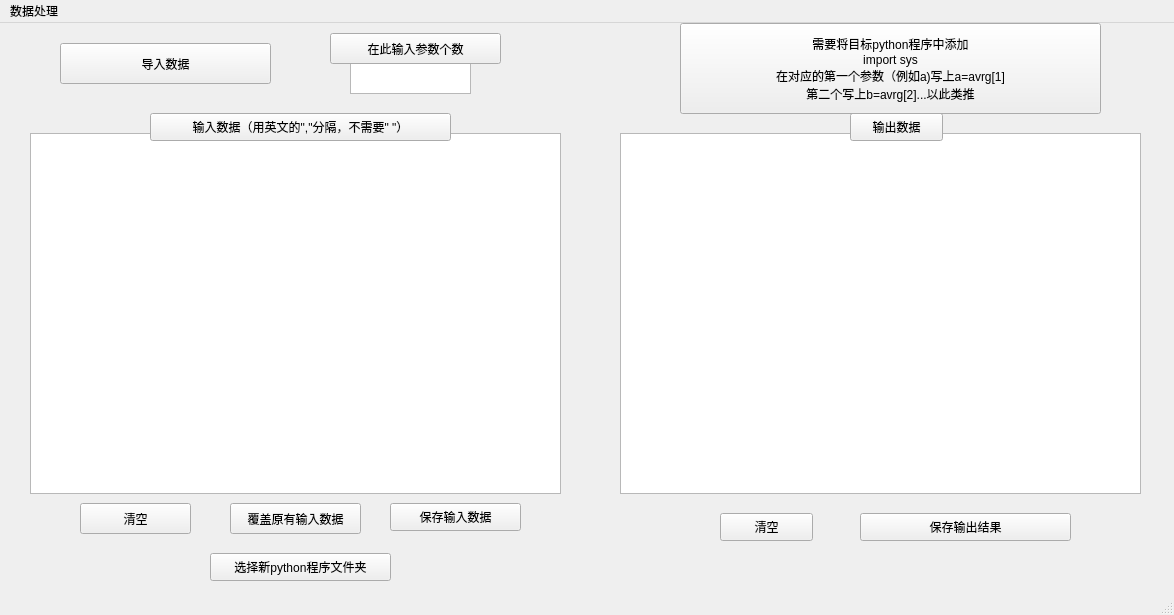
<?xml version="1.0" encoding="UTF-8"?>
<ui version="4.0">
 <class>Data</class>
 <widget class="QMainWindow" name="Data">
  <property name="geometry">
   <rect>
    <x>0</x>
    <y>0</y>
    <width>1174</width>
    <height>615</height>
   </rect>
  </property>
  <property name="windowTitle">
   <string>MainWindow</string>
  </property>
  <widget class="QWidget" name="centralwidget">
   <widget class="QPushButton" name="pushButton">
    <property name="geometry">
     <rect>
      <x>60</x>
      <y>20</y>
      <width>211</width>
      <height>41</height>
     </rect>
    </property>
    <property name="text">
     <string>导入数据</string>
    </property>
   </widget>
   <widget class="QTextEdit" name="textEdit">
    <property name="geometry">
     <rect>
      <x>30</x>
      <y>110</y>
      <width>531</width>
      <height>361</height>
     </rect>
    </property>
    <property name="html">
     <string>&lt;!DOCTYPE HTML PUBLIC &quot;-//W3C//DTD HTML 4.0//EN&quot; &quot;http://www.w3.org/TR/REC-html40/strict.dtd&quot;&gt;
&lt;html&gt;&lt;head&gt;&lt;meta name=&quot;qrichtext&quot; content=&quot;1&quot; /&gt;&lt;meta charset=&quot;utf-8&quot; /&gt;&lt;style type=&quot;text/css&quot;&gt;
p, li { white-space: pre-wrap; }
hr { height: 1px; border-width: 0; }
li.unchecked::marker { content: &quot;\2610&quot;; }
li.checked::marker { content: &quot;\2612&quot;; }
&lt;/style&gt;&lt;/head&gt;&lt;body style=&quot; font-family:'Microsoft YaHei UI'; font-size:9pt; font-weight:400; font-style:normal;&quot;&gt;
&lt;p style=&quot;-qt-paragraph-type:empty; margin-top:0px; margin-bottom:0px; margin-left:0px; margin-right:0px; -qt-block-indent:0; text-indent:0px;&quot;&gt;&lt;br /&gt;&lt;/p&gt;&lt;/body&gt;&lt;/html&gt;</string>
    </property>
   </widget>
   <widget class="QPushButton" name="pushButton_2">
    <property name="geometry">
     <rect>
      <x>80</x>
      <y>480</y>
      <width>111</width>
      <height>31</height>
     </rect>
    </property>
    <property name="text">
     <string>清空</string>
    </property>
   </widget>
   <widget class="QPushButton" name="pushButton_3">
    <property name="geometry">
     <rect>
      <x>210</x>
      <y>530</y>
      <width>181</width>
      <height>28</height>
     </rect>
    </property>
    <property name="text">
     <string>选择新python程序文件夹</string>
    </property>
   </widget>
   <widget class="QPushButton" name="pushButton_4">
    <property name="geometry">
     <rect>
      <x>230</x>
      <y>480</y>
      <width>131</width>
      <height>31</height>
     </rect>
    </property>
    <property name="text">
     <string>覆盖原有输入数据</string>
    </property>
   </widget>
   <widget class="QPushButton" name="pushButton_5">
    <property name="geometry">
     <rect>
      <x>390</x>
      <y>480</y>
      <width>131</width>
      <height>28</height>
     </rect>
    </property>
    <property name="text">
     <string>保存输入数据</string>
    </property>
   </widget>
   <widget class="QTextEdit" name="textEdit_2">
    <property name="geometry">
     <rect>
      <x>620</x>
      <y>110</y>
      <width>521</width>
      <height>361</height>
     </rect>
    </property>
   </widget>
   <widget class="QTextEdit" name="textEdit_3">
    <property name="geometry">
     <rect>
      <x>350</x>
      <y>40</y>
      <width>121</width>
      <height>31</height>
     </rect>
    </property>
   </widget>
   <widget class="QPushButton" name="pushButton_6">
    <property name="geometry">
     <rect>
      <x>860</x>
      <y>490</y>
      <width>211</width>
      <height>28</height>
     </rect>
    </property>
    <property name="text">
     <string>保存输出结果</string>
    </property>
   </widget>
   <widget class="QPushButton" name="pushButton_7">
    <property name="geometry">
     <rect>
      <x>330</x>
      <y>10</y>
      <width>171</width>
      <height>31</height>
     </rect>
    </property>
    <property name="text">
     <string>在此输入参数个数</string>
    </property>
   </widget>
   <widget class="QPushButton" name="pushButton_8">
    <property name="geometry">
     <rect>
      <x>150</x>
      <y>90</y>
      <width>301</width>
      <height>28</height>
     </rect>
    </property>
    <property name="text">
     <string>输入数据（用英文的&quot;,&quot;分隔，不需要&quot; &quot;）</string>
    </property>
   </widget>
   <widget class="QPushButton" name="pushButton_9">
    <property name="geometry">
     <rect>
      <x>850</x>
      <y>90</y>
      <width>93</width>
      <height>28</height>
     </rect>
    </property>
    <property name="text">
     <string>输出数据</string>
    </property>
   </widget>
   <widget class="QPushButton" name="pushButton_10">
    <property name="geometry">
     <rect>
      <x>720</x>
      <y>490</y>
      <width>93</width>
      <height>28</height>
     </rect>
    </property>
    <property name="text">
     <string>清空</string>
    </property>
   </widget>
   <widget class="QPushButton" name="pushButton_11">
    <property name="geometry">
     <rect>
      <x>680</x>
      <y>0</y>
      <width>421</width>
      <height>91</height>
     </rect>
    </property>
    <property name="text">
     <string>需要将目标python程序中添加
import sys
在对应的第一个参数（例如a)写上a=avrg[1]
第二个写上b=avrg[2]...以此类推</string>
    </property>
   </widget>
  </widget>
  <widget class="QStatusBar" name="statusbar"/>
  <widget class="QMenuBar" name="menubar">
   <property name="geometry">
    <rect>
     <x>0</x>
     <y>0</y>
     <width>1174</width>
     <height>25</height>
    </rect>
   </property>
   <widget class="QMenu" name="menu">
    <property name="title">
     <string>数据处理</string>
    </property>
    <addaction name="separator"/>
   </widget>
   <addaction name="menu"/>
  </widget>
 </widget>
 <resources/>
 <connections/>
</ui>
